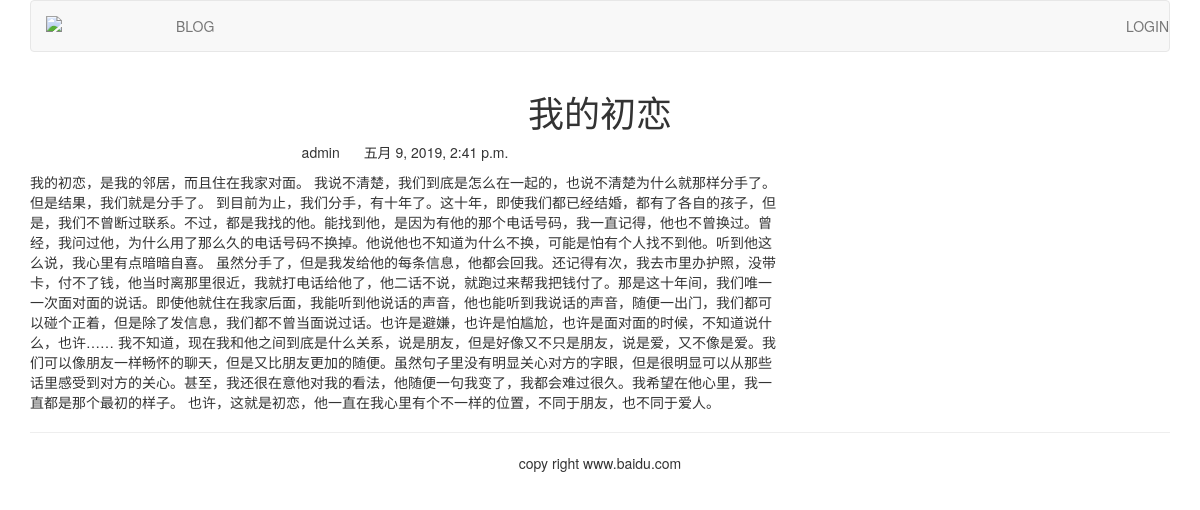
The app's page /blog/2/ with its own data.
### blog/models.py (models this page shows, shortened)
class BlogArticles(models.Model):
    title = models.CharField(max_length=300)
    author = models.ForeignKey(User, on_delete=models.CASCADE, related_name='blog_posts')
    body = models.TextField()
    publish = models.DateTimeField(default=timezone.now)
    class Meta:
        ordering = ('-publish',)

### blog/views.py (the view)
# urls.py: path('<int:article_id>/', views.blog_article, name='blog_article'),
def blog_article(request, article_id):
    article = get_object_or_404(BlogArticles, id=article_id)
    pub = article.publish
    return render(request, "blog/content.html", {"article":article, "publish":pub })

### templates/blog/content.html (shortened to what this page needs)
{% extends "base.html" %}
{% block content %}
<div class="row text-center vertical-middle-sm">
    <h1>{{ article.title }}</h1>
</div>
<div class="row">
    <div class="col-xs-12 col-md-8">
        <p class="text-center"><span>{{ article.author.username }}
            </span><span style="margin-left:20px">{{ publish }}</span>
        </p>
<div>{{ article.body }}</div>
    </div>
</div>
{% endblock %}

### records on screen
BlogArticles: title "我的初恋", author.username "admin", publish "五月 9, 2019, 2:41 p.m.", body "我的初恋，是我的邻居，而且住在我家对面。 我说不清楚，我们到底是怎么在一起的，也说不清楚为什么就那样分手了。但是结果，我们就是分手了。 到目前为止，我们分手，有十年了。这十年，即使我们都已经结婚，都有了各自的孩子，但是，我们不曾断过联系。不过，都是我找的他。能找到他，是因为有他的那个电话号码，我一直记得，他也不曾换过。曾经，我问过他，为什么用了那么久的电话号码不换掉。他说他也不知道为什么不换，可能是怕有个人找不到他。听到他这么说，我心里有点暗暗自喜。 虽然分手了，但是我发给他的每条信息，他都会回我。还记得有次，我去市里办护照，没带卡，付不了钱，他当时离那里很近，我就打电话给他了，他二话不说，就跑过来帮我把钱付了。那是这十年间，我们唯一一次面对面的说话。即使他就住在我家后面，我能听到他说话的声音，他也能听到我说话的声音，随便一出门，我们都可以碰个正着，但是除了发信息，我们都不曾当面说过话。也许是避嫌，也许是怕尴尬，也许是面对面的时候，不知道说什么，也许…… 我不知道，现在我和他之间到底是什么关系，说是朋友，但是好像又不只是朋友，说是爱，又不像是爱。我们可以像朋友一样畅怀的聊天，但是又比朋友更加的随便。虽然句子里没有明显关心对方的字眼，但是很明显可以从那些话里感受到对方的关心。甚至，我还很在意他对我的看法，他随便一句我变了，我都会难过很久。我希望在他心里，我一直都是那个最初的样子。 也许，这就是初恋，他一直在我心里有个不一样的位置，不同于朋友，也不同于爱人。"
